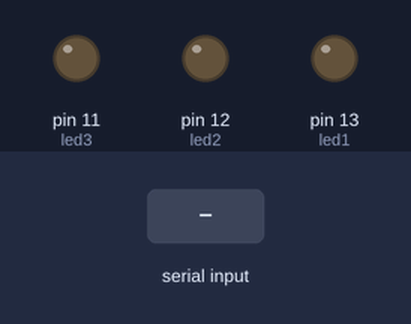
Bench run of a sketch on a simulated Arduino Uno, built with avr-gcc and run on an emulated ATmega328P. On the bench: output pins drawn as LEDs (lit = HIGH). Inputs (shaded band) come from the test bench.

Above: at 1.2 s.
1.3 s: "1" received over Serial
At 2.2 s:
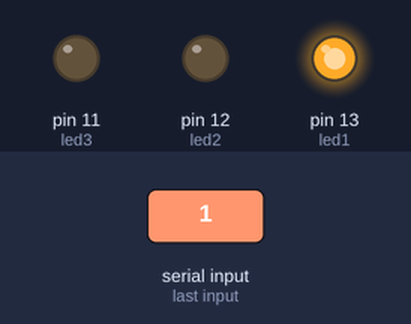
2.8 s: "2" received over Serial
At 3.4 s:
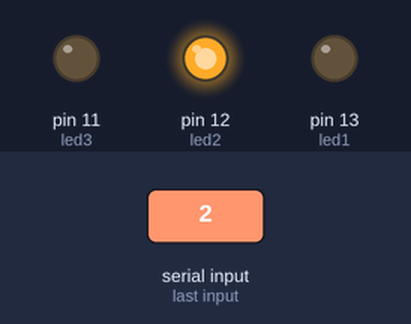
4.3 s: "3" received over Serial
At 5.7 s:
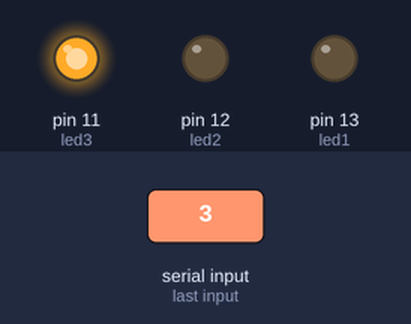
Timing chart, 0 to 7.3 s (numbered marks = the images above; inputs shaded):
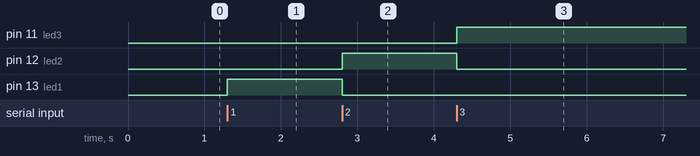

The sketch:

serial_test.ino
```cpp
int incomingByte = 0;   // for incoming serial data

/* LEDs on digital pins 13, 12, and 11 */
int led1 = 13;
int led2 = 12;
int led3 = 11;


void setup() {

  pinMode(led1,OUTPUT);
  pinMode(led2,OUTPUT);
  pinMode(led3,OUTPUT);
  digitalWrite(led1, LOW);
  digitalWrite(led2, LOW);
  digitalWrite(led3, LOW);

  Serial.begin(9600);     // opens serial port, sets data rate to 9600 bps
}

void loop() {

  // send data only when you receive data:
  if (Serial.available() > 0) {
    // read the incoming byte:
    char inputData= Serial.read();
    Serial.println("i: "+inputData);
    if(inputData == '1'){
      digitalWrite(led1,HIGH);
      digitalWrite(led2,LOW);
      digitalWrite(led3,LOW);
    }
    if(inputData == '2'){
      digitalWrite(led1,LOW);
      digitalWrite(led2,HIGH);
      digitalWrite(led3,LOW);
    }
    if(inputData == '3'){
      digitalWrite(led1,LOW);
      digitalWrite(led2,LOW);
      digitalWrite(led3,HIGH);
    }
//    Serial.print("received: ");
//    Serial.println(inputData);
  }
}
```

Measured:
- after the input at 1.3 s, pin 13 (led1): LOW → HIGH at once
- after the input at 2.8 s, pin 12 (led2): LOW → HIGH at once; pin 13 (led1): HIGH → LOW at once
- after the input at 4.3 s, pin 11 (led3): LOW → HIGH at once; pin 12 (led2): HIGH → LOW at once
